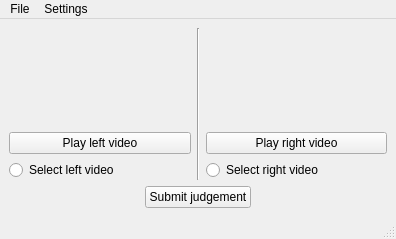
<?xml version="1.0" encoding="UTF-8"?>
<ui version="4.0">
 <class>MainWindow</class>
 <widget class="QMainWindow" name="MainWindow">
  <property name="enabled">
   <bool>true</bool>
  </property>
  <property name="geometry">
   <rect>
    <x>0</x>
    <y>0</y>
    <width>396</width>
    <height>239</height>
   </rect>
  </property>
  <property name="windowTitle">
   <string>Pairwise comparisons</string>
  </property>
  <widget class="QWidget" name="centralwidget">
   <layout class="QVBoxLayout" name="verticalLayout_4">
    <item>
     <layout class="QVBoxLayout" name="verticalLayout">
      <item>
       <layout class="QHBoxLayout" name="horizontalLayout_2">
        <item>
         <layout class="QVBoxLayout" name="verticalLayout_2">
          <item>
           <widget class="QLabel" name="left_file_label">
            <property name="text">
             <string/>
            </property>
            <property name="wordWrap">
             <bool>true</bool>
            </property>
           </widget>
          </item>
          <item>
           <widget class="QPushButton" name="play_left">
            <property name="text">
             <string>Play left video</string>
            </property>
           </widget>
          </item>
          <item>
           <widget class="QRadioButton" name="radio_left">
            <property name="text">
             <string>Select left video</string>
            </property>
            <property name="shortcut">
             <string>A</string>
            </property>
           </widget>
          </item>
         </layout>
        </item>
        <item>
         <widget class="Line" name="line">
          <property name="orientation">
           <enum>Qt::Vertical</enum>
          </property>
         </widget>
        </item>
        <item>
         <layout class="QVBoxLayout" name="verticalLayout_3">
          <item>
           <widget class="QLabel" name="right_file_label">
            <property name="text">
             <string/>
            </property>
            <property name="wordWrap">
             <bool>true</bool>
            </property>
           </widget>
          </item>
          <item>
           <widget class="QPushButton" name="play_right">
            <property name="text">
             <string>Play right video</string>
            </property>
           </widget>
          </item>
          <item>
           <widget class="QRadioButton" name="radio_right">
            <property name="text">
             <string>Select right video</string>
            </property>
            <property name="shortcut">
             <string>B</string>
            </property>
           </widget>
          </item>
         </layout>
        </item>
       </layout>
      </item>
      <item>
       <layout class="QHBoxLayout" name="horizontalLayout_3">
        <item>
         <spacer name="horizontalSpacer">
          <property name="orientation">
           <enum>Qt::Horizontal</enum>
          </property>
          <property name="sizeHint" stdset="0">
           <size>
            <width>40</width>
            <height>20</height>
           </size>
          </property>
         </spacer>
        </item>
        <item>
         <widget class="QPushButton" name="submit">
          <property name="text">
           <string>Submit judgement</string>
          </property>
          <property name="shortcut">
           <string>Return</string>
          </property>
         </widget>
        </item>
        <item>
         <spacer name="horizontalSpacer_2">
          <property name="orientation">
           <enum>Qt::Horizontal</enum>
          </property>
          <property name="sizeHint" stdset="0">
           <size>
            <width>40</width>
            <height>20</height>
           </size>
          </property>
         </spacer>
        </item>
       </layout>
      </item>
     </layout>
    </item>
   </layout>
  </widget>
  <widget class="QMenuBar" name="menubar">
   <property name="geometry">
    <rect>
     <x>0</x>
     <y>0</y>
     <width>396</width>
     <height>26</height>
    </rect>
   </property>
   <widget class="QMenu" name="menuFile">
    <property name="title">
     <string>File</string>
    </property>
    <addaction name="actionView_output"/>
    <addaction name="actionQuit"/>
   </widget>
   <widget class="QMenu" name="menuSettings">
    <property name="title">
     <string>Settings</string>
    </property>
    <addaction name="actionPreferences"/>
   </widget>
   <addaction name="menuFile"/>
   <addaction name="menuSettings"/>
  </widget>
  <widget class="QStatusBar" name="statusbar"/>
  <action name="actionFile">
   <property name="text">
    <string>File</string>
   </property>
  </action>
  <action name="actionQuit">
   <property name="text">
    <string>Quit</string>
   </property>
  </action>
  <action name="actionChange_round">
   <property name="text">
    <string>Change round...</string>
   </property>
  </action>
  <action name="actionPreferences">
   <property name="text">
    <string>Preferences...</string>
   </property>
  </action>
  <action name="actionView_output">
   <property name="text">
    <string>View output</string>
   </property>
  </action>
 </widget>
 <resources/>
 <connections/>
</ui>
